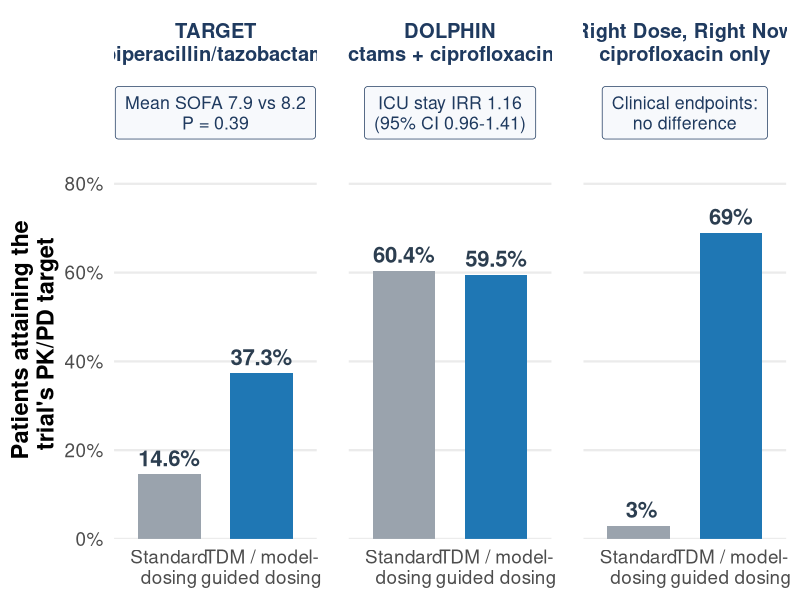

The R script that drew this image:
# =============================================================================
# PK/PD target attainment by trial arm in the three randomised trials of
# TDM- or model-guided antibiotic dosing in ICU patients (published 2022).
# Published percentages only (abstracts); no simulation.
#   TARGET   Hagel 2022, Intensive Care Med      piperacillin/tazobactam, n = 249
#            target attainment 37.3 % (TDM) vs 14.6 % (no TDM); mean SOFA 7.9 vs 8.2, P = 0.39
#   DOLPHIN  Ewoldt 2022, Intensive Care Med     beta-lactams + ciprofloxacin, n = 388
#            day 3: 59.5 % (MIPD) vs 60.4 % (standard); ICU stay IRR 1.16 (0.96-1.41)
#   Right Dose, Right Now  Roggeveen 2022, Crit Care   n = 252 randomised (stopped early)
#            ciprofloxacin 69 % vs 3 %; "for the other antibiotics [vancomycin, meropenem,
#            ceftriaxone] AutoKinetics dosing did not improve target attainment" (no % in abstract)
# Target definitions and sampling days differ between trials: compare arms
# WITHIN a trial, not bars BETWEEN trials.
# =============================================================================
suppressPackageStartupMessages({library(dplyr); library(ggplot2)})

col_int <- "#1f77b4"; col_std <- "#9aa3ad"
d <- tribble(
  ~trial,                                              ~arm,        ~pct,
  "TARGET\npiperacillin/tazobactam",                   "Standard",  14.6,
  "TARGET\npiperacillin/tazobactam",                   "Guided",    37.3,
  "DOLPHIN\nbeta-lactams + ciprofloxacin, day 3",      "Standard",  60.4,
  "DOLPHIN\nbeta-lactams + ciprofloxacin, day 3",      "Guided",    59.5,
  "Right Dose, Right Now\nciprofloxacin only",         "Standard",   3,
  "Right Dose, Right Now\nciprofloxacin only",         "Guided",    69
) |>
  mutate(trial = factor(trial, unique(trial)),
         arm   = factor(arm, c("Standard", "Guided")))

outc <- tibble(
  trial = factor(levels(d$trial), levels(d$trial)),
  lab = c("Mean SOFA 7.9 vs 8.2\nP = 0.39",
          "ICU stay IRR 1.16\n(95% CI 0.96-1.41)",
          "Clinical endpoints:\nno difference")
)

p <- ggplot(d, aes(arm, pct, fill = arm)) +
  geom_col(width = 0.68) +
  geom_text(aes(label = sprintf("%s%%", format(pct, nsmall = 0, drop0trailing = TRUE))),
            vjust = -0.5, size = 5.6, fontface = "bold", color = "#2c3e50") +
  geom_label(data = outc, aes(x = 1.5, y = 96, label = lab), inherit.aes = FALSE,
             size = 4.5, lineheight = 0.95, fill = "#f7f9fc", color = "#1f3a5f",
             linewidth = 0.3, label.padding = unit(0.45, "lines")) +
  facet_wrap(~trial, nrow = 1) +
  scale_fill_manual(values = c(Standard = col_std, Guided = col_int), guide = "none") +
  scale_x_discrete(labels = c(Standard = "Standard\ndosing", Guided = "TDM / model-\nguided dosing")) +
  scale_y_continuous(limits = c(0, 105), breaks = seq(0, 80, 20), expand = c(0, 0),
                     labels = \(x) paste0(x, "%")) +
  labs(x = NULL, y = "Patients attaining the\ntrial's PK/PD target") +
  theme_minimal(base_size = 17) +
  theme(panel.grid.minor = element_blank(), panel.grid.major.x = element_blank(),
        strip.text = element_text(face = "bold", size = 14.5, color = "#1f3a5f", lineheight = 0.95),
        axis.title.y = element_text(face = "bold", hjust = 0.35),
        panel.spacing = unit(1.6, "lines"), plot.margin = margin(8, 10, 8, 8))

ggsave("figures/tdm_rct_target_attainment.png", p, width = 12.5, height = 5.8, dpi = 200, bg = "white")
